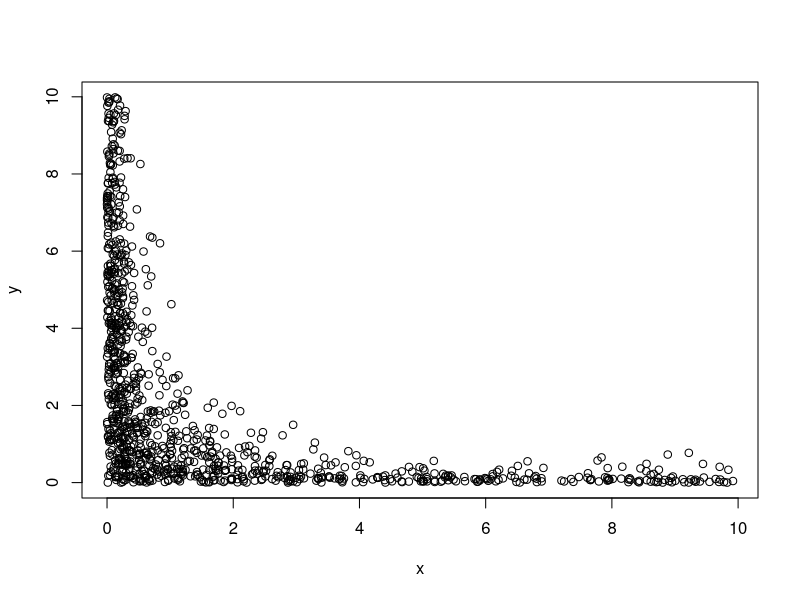
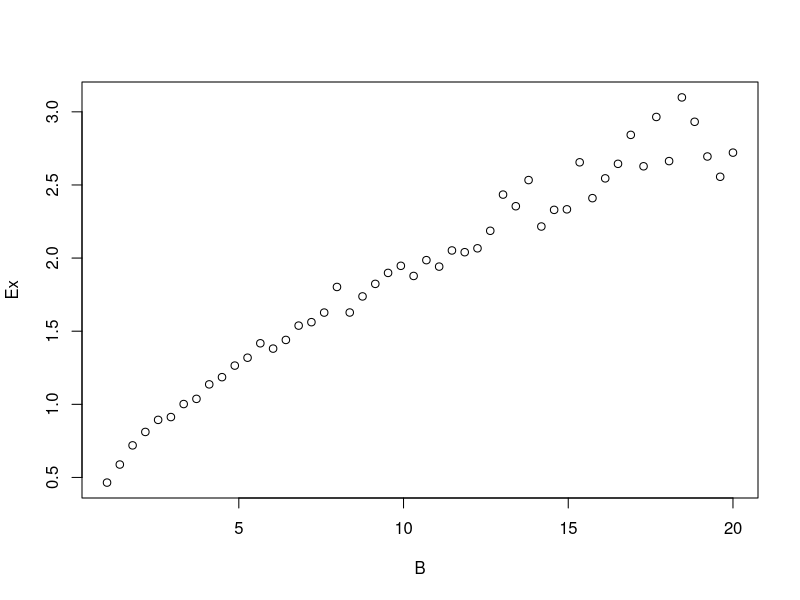
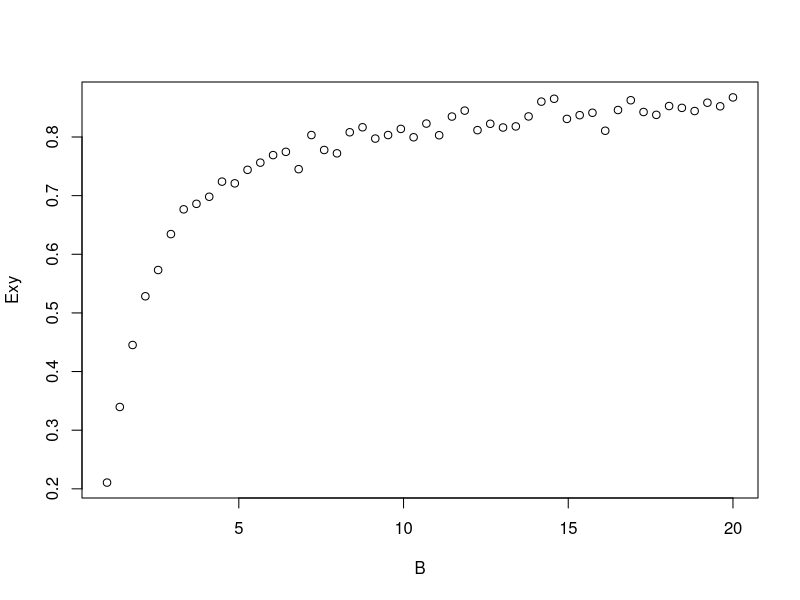
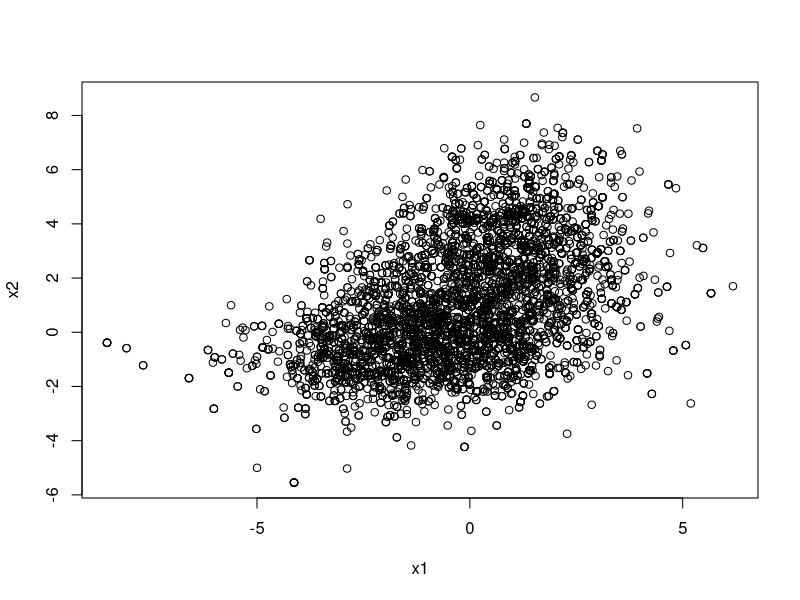

These charts were generated, in order, by the following R code:
###################################################
## dependencies
library("matlab")
###################################################
## 1.Gibbs Sampling for biexponential distribution
gibbs_biexp <- function(niter,x0,y0,M){
  x = rep(x0,niter);y = rep(y0,niter)
  rexpM <- function(lambda,M){
    repeat{
      x = rexp(1,lambda)
      if(x < M) return(x)
    }
  }
  for(i in 2:niter){
    x[i] = rexpM(y[i-1],M)
    y[i] = rexpM(x[i],M)
  }
  result = cbind.data.frame(x,y)
}
#  assume B = 10, simulate x,y
plot(gibbs_biexp(niter = 1000,1,1,10))
#  Ex, Exy as a function of B
B = linspace(1,20,50);
f11 <- function(M)
  mean(gibbs_biexp(niter = 3000,1,1,M)[,1])
f12 <- function(M) {
  A = gibbs_biexp(niter = 3000,1,1,M)
  mean(A[,1]*A[,2])
}
Ex = sapply(B, f11)
Exy = sapply(B, f12)
plot(B,Ex)
plot(B,Exy)

###################################################
## 2.conditional expectation via simulation
#  x_1,2,3 ~ exp dist with mean 1 (satisfying iid). 
#  assume y = x_1 + 2*x_2 + 3*x_3, solve E1 = E(y|y>15); E2 = E(y|y<1)
f2 <- function(M,greater = TRUE){
  c = c(1,2,3);
  repeat{
    x = sum(rexp(3,1)*c)
    if(greater){if(x > M) return(x)}
    else if(x < M) return(x)
  }
}
E <- function(niter, bound, greater)
  mean(sapply(rep(bound,niter),f2,greater = greater))
E1 = E(10000,15,TRUE);
E2 = E(10000,1,FALSE);

###################################################
##3. f
triple_simulation <- function(niter, FUN){
    
}
f3 <- function(x,y,z){
  exp(-x-y-z-x*y-y*z-x*z)
}

###################################################
##4.
f4 <- function(niter, alpha = 2,beta = 3, lambda = 4){
  x = 
  for(i in 1:niter){
    
  }
  return(cbind.data.frame(x[floor(niter/10):niter],y[floor(niter/10):niter],n[floor(niter/10):niter]));
}

###################################################
## 5.Metropolis-Hasting Algorithm for 2-dim-GMM
#  algorithm: gmm
#  method:    Metropolis-Hasting
#  datatype:  x       data.frame(names = c("x1","x2"))
#             mu      list(names = c("a","b"))
#             sigma   list(names = c("a","b"))
#             sigma0  matrix
library(mvtnorm)
gmm_MH <- function(n, mu ,sigma, sigma0 = diag(2,2)){
  state = 1
  x = data.frame(x1=rep(-5,n),x2=rep(-5,n))
  for(i in 2:n){
    x[i,] = x[i-1,] + rmvnorm(1,c(0,0),sigma0)
    if(runif(1) > dmvnorm(x[i,],mu[[state]],sigma[[state]])/dmvnorm(x[i-1,],mu[[state]],sigma[[state]])){
      x[i,] = x[i-1,]
    }
    if(state == 1){if(runif(1) < 0.1) state = 2}
    else{if(runif(1) < 0.1) state = 1}
  }
  names(x)=c("x1",'x2')
  x
}  
mu = list(a=c(1,4),b=c(-2,-1))
sigma = list(a=matrix(c(1,0.3,0.3,2),2),b=matrix(c(3,0.4,0.4,1),2))
plot(gmm_MH(5000,mu,sigma))
